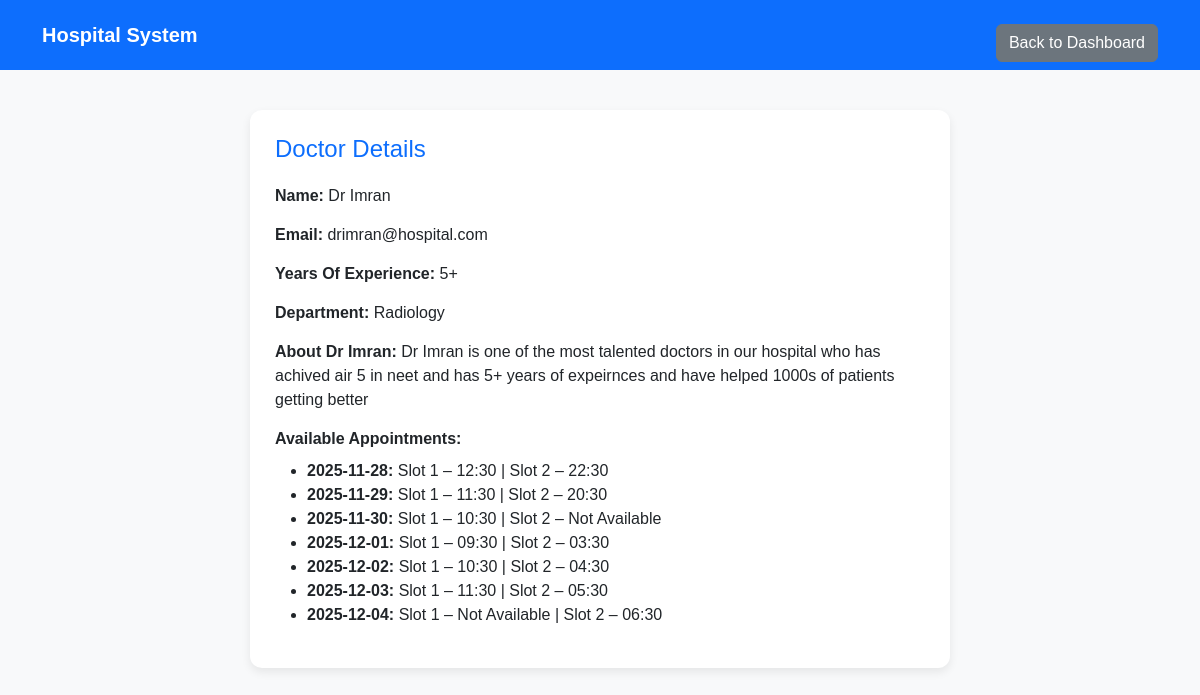
Page /patient/doctor/2 (signed in) on the committed database.
### application/models.py (models this page shows)
class Doctor(db.Model):
    id = db.Column(db.Integer, primary_key=True)
    name = db.Column(db.String(100), nullable=False)
    email = db.Column(db.String(100), unique=True)
    phone = db.Column(db.String(20), nullable=False)
    experience = db.Column(db.Integer)
    details = db.Column(db.Text)
    available_slots = db.Column(db.Text)  # Could store JSON string for slots
    department_id = db.Column(db.Integer, db.ForeignKey('department.id'))
    department = db.relationship('Department', backref='doctors')

class Department(db.Model):
    id = db.Column(db.Integer, primary_key=True)
    name = db.Column(db.String(100), nullable=False)
    details = db.Column(db.Text)

### application/controllers.py (the view)
    @app.route('/patient/doctor/<int:doctor_id>')
    def patient_doctor_details(doctor_id):
        if session.get('role') != 'patient':
            flash("Access denied!", "danger")
            return redirect(url_for('login'))
        doctor = Doctor.query.get_or_404(doctor_id)
        slots = {}
        if doctor.available_slots:
            try:
                slots = json.loads(doctor.available_slots)
            except:
                slots = {}
        return render_template(
            'doctor_detail.html',
            doctor=doctor,
            slots=slots   # <-- REQUIRED
        )

### templates/doctor_detail.html (shortened to what this page needs)
<!DOCTYPE html>
<html lang="en">
<head>
    <link href="https://cdn.jsdelivr.net/npm/bootstrap@5.3.0/dist/css/bootstrap.min.css" rel="stylesheet">
</head>
<body>
<nav class="navbar navbar-expand-lg">
    <div class="container">
        <a class="navbar-brand" href="#">Hospital System</a>
        <div class="ms-auto">
            <a href="{% if session['role'] == 'admin' %}
                    {{ url_for('admin_dashboard') }}
                    {% else %}
                    {{ url_for('patient_dashboard') }}
                    {% endif %}"
            class="btn btn-secondary mt-3">Back to Dashboard
            </a>
        </div>
    </div>
</nav>
<div class="details-card">
    <h4>Doctor Details</h4>
    <div class="details-row">
        <span class="details-label">Name:</span> {{ doctor.name }}
    </div>
    <div class="details-row">
        <span class="details-label">Email:</span> {{ doctor.email }}
    </div>
    <div class="details-row">
        <span class="details-label">Years Of Experience:</span> {{ doctor.experience }}+
    </div>
    <div class="details-row">
        <span class="details-label">Department:</span> {{ doctor.department.name }}
    </div>
    <div class="details-row">
        <span class="details-label">About {{ doctor.name}}:</span> {{ doctor.details }}
    </div>
    <div class="details-row">
        <span class="details-label">Available Appointments:</span>
        <ul class="mt-2">
            {% for day, times in slots.items() %}
                <li>
                    <strong>{{ day }}:</strong>
                    {% if times.slot1 %}
                        Slot 1 – {{ times.slot1 }}
                    {% else %}
                        Slot 1 – Not Available
                    {% endif %}
                    |
                    {% if times.slot2 %}
                        Slot 2 – {{ times.slot2 }}
                    {% else %}
                        Slot 2 – Not Available
                    {% endif %}
                </li>
            {% endfor %}
        </ul>
    </div>
</div>
</body>
</html>

### templates/doctor_detail.html (style rules this page uses)
body { background: #f8f9fa; font-family: Arial, sans-serif; }
.navbar { background: #0d6efd; }
.navbar-brand, .nav-link, .navbar-text { color: white !important; font-weight: 600; }
.details-card { background: white; border-radius: 12px; padding: 25px; box-shadow: 0 4px 10px rgba(0,0,0,0.08); max-width: 700px; margin: 40px auto; }
h4 { color: #0d6efd; margin-bottom: 20px; }
.details-row { margin-bottom: 15px; }
.details-label { font-weight: 600; }

### rows in the picture
Doctor: name "Dr Imran", email "drimran@hospital.com", experience "5", details "Dr Imran is one of the most talented doctors in our hospital who has achived air 5 in neet and has 5+ years of expeirnces and have helped 1000s of patients getting better"
Department: department.name "Radiology"

### other values in the picture
{{ day }} "2025-11-28" "2025-11-29" "2025-11-30" "2025-12-01" "2025-12-02" "2025-12-03" "2025-12-04"
{{ times.slot1 }} "12:30" "11:30" "10:30" "09:30" "10:30" "11:30"
{{ times.slot2 }} "22:30" "20:30" "03:30" "04:30" "05:30" "06:30"
